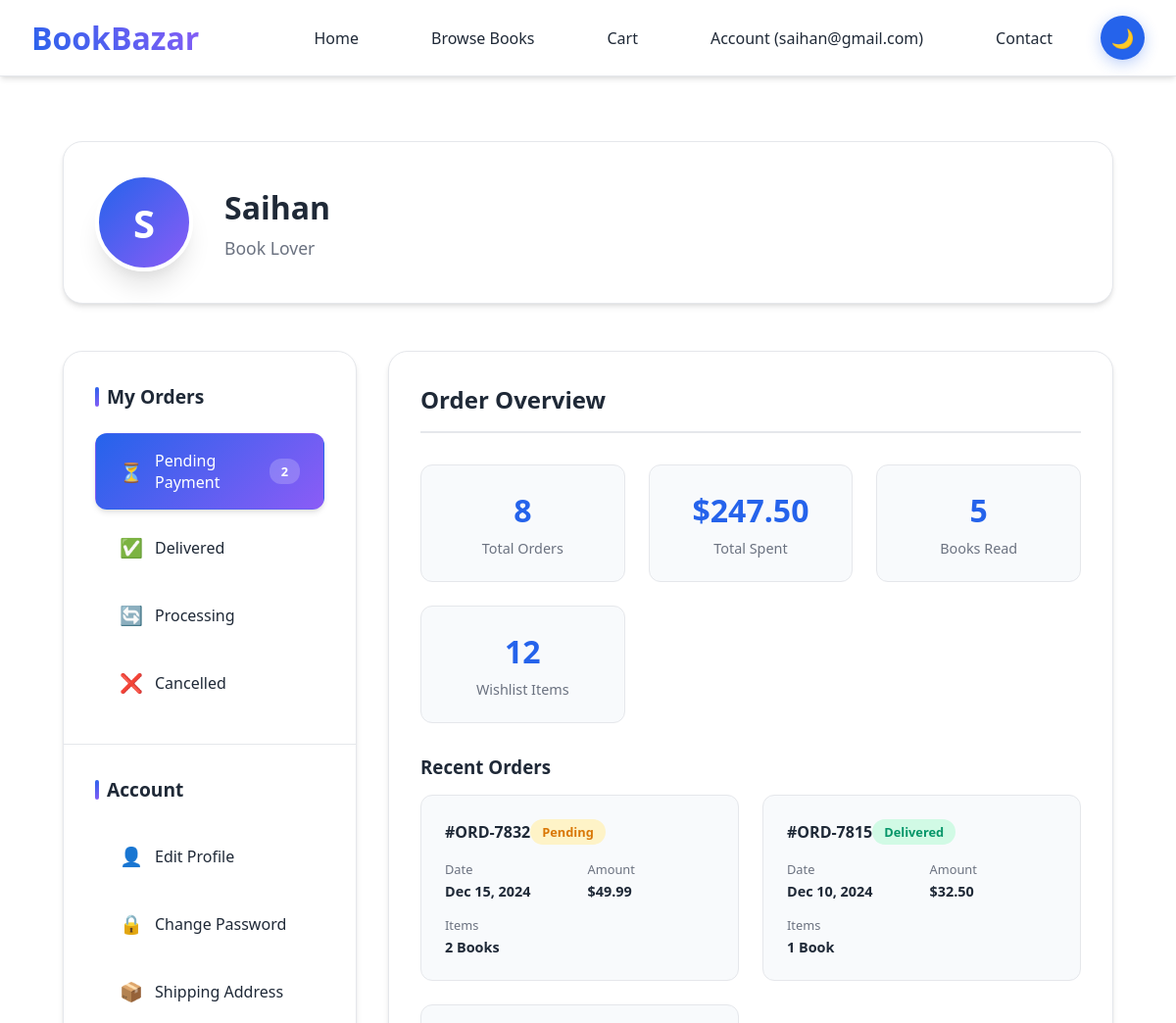
The page /users/profile/ (signed in, upper part) on the database as committed earlier.
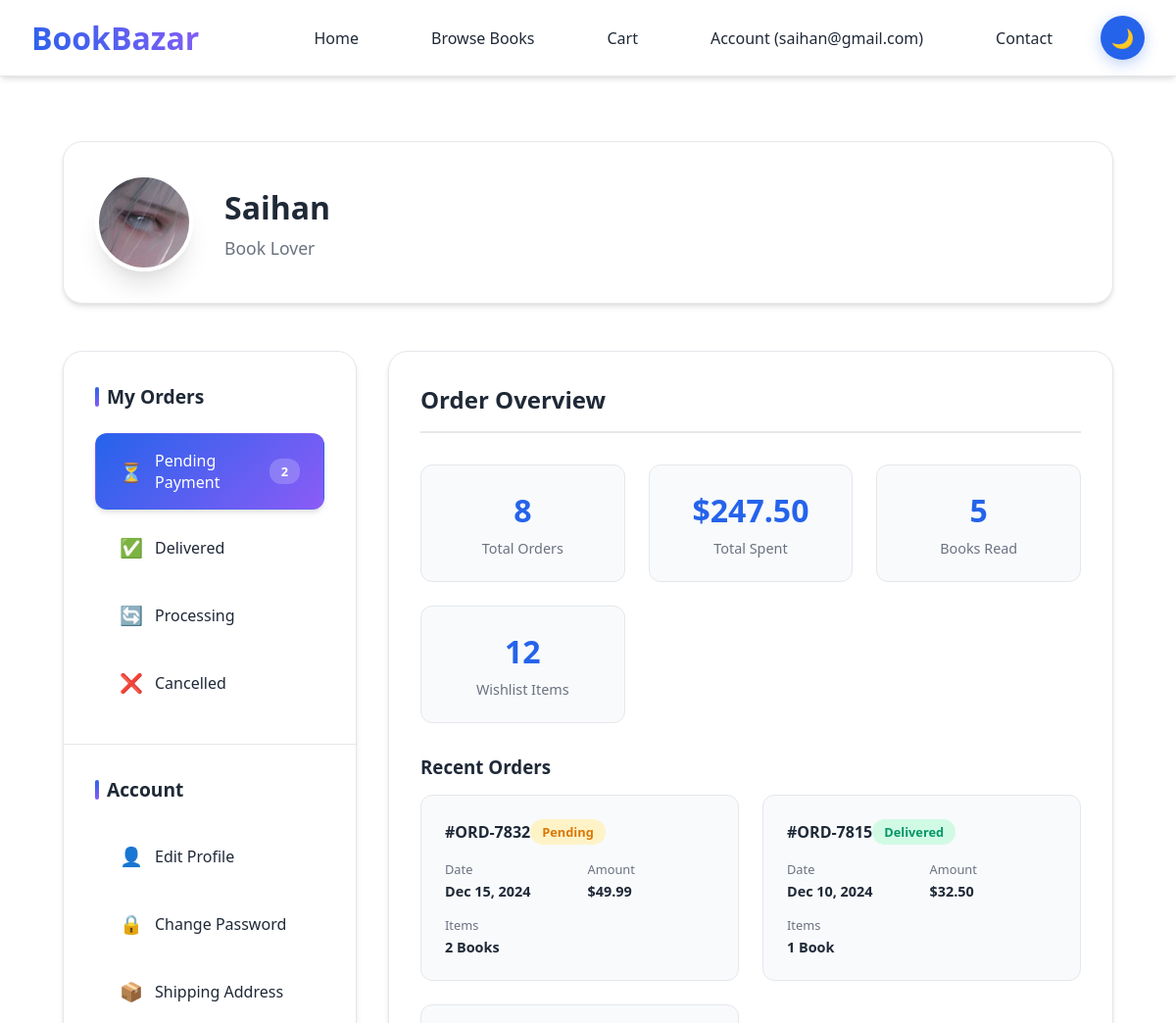
The same page on the database as committed later.
### users/models.py (models this page shows, shortened)
class CustomUser(AbstractUser):
    username = None
    email = models.EmailField(_('email address'), unique=True)
    USERNAME_FIELD = 'email'
    REQUIRED_FIELDS = []
    objects = CustomUserManager()

class UserProfile(models.Model):
    user = models.OneToOneField(
        CustomUser,
        on_delete=models.CASCADE,
        related_name='profile'
    )
    first_name = models.CharField(max_length=30, blank=True)
    last_name = models.CharField(max_length=30, blank=True)
    phone = models.CharField(max_length=20, blank=True)
    birthdate = models.DateField(null=True, blank=True)
    profile_photo = models.ImageField(
        upload_to=user_profile_photo_path,
        blank=True,
        null=True
    )
    newsletter = models.BooleanField(default=True)
    order_updates = models.BooleanField(default=True)
    promotions = models.BooleanField(default=False)
    LANGUAGE_CHOICES = [
        ('en', 'English'),
        ('es', 'Spanish'),
        ('fr', 'French'),
        ('de', 'German'),
    ]
    language = models.CharField(
        max_length=10,
        choices=LANGUAGE_CHOICES,
        default='en'
    )
    CURRENCY_CHOICES = [
        ('usd', 'USD ($)'),
        ('eur', 'EUR (€)'),
        ('gbp', 'GBP (£)'),
    ]
    currency = models.CharField(
        max_length=3,
        choices=CURRENCY_CHOICES,
        default='usd'
    )
    created_at = models.DateTimeField(auto_now_add=True)
    updated_at = models.DateTimeField(auto_now=True)
    class Meta:
        verbose_name = _('User Profile')
        verbose_name_plural = _('User Profiles')

### users/views.py (the view)
# urls.py: path('profile/', views.profile_view, name='profile'),
@login_required
def profile_view(request):
    profile, created = UserProfile.objects.get_or_create(user=request.user)
    context = {
        'user': request.user,
        'categories': [],  # Add empty categories to avoid template errors
        'featured_books': [],  # Add empty featured_books to avoid template errors
    }
    return render(request, 'users/profile.html', context)

### eco/context_processors.py (called while the page is built)
def cart_count(request):
    cart_count = 0
    if request.user.is_authenticated:
        try:
            try:
                cart = Cart.objects.get(user=request.user)
                cart_count = cart.total_items
            except Cart.DoesNotExist:
                order_qs = Order.objects.filter(user=request.user, ordered=False)
                if order_qs.exists():
                    order = order_qs[0]
                    cart_count = order.items.count()
        except Exception as e:
            cart_count = 0
    return {'cart_count': cart_count}

### eco/models.py (called while the page is built)
    @property
    def total_items(self):
        return sum(item.quantity for item in self.items.all())

### templates/users/profile.html (shortened to what the changed rows need)
{% extends "eco/base.html" %} {% block content %}
<div class="profile-container">
  <div class="profile-header">
    <div
      class="avatar-large {% if user.profile.profile_photo %}has-photo{% endif %}"
      style="{% if user.profile.profile_photo %}background-image: url('{{ user.profile.profile_photo.url }}');{% endif %}"
    >
      <div class="avatar-text">{{ user.email|first|upper }}</div>
    </div>
    <div class="user-info">
      <h1 class="user-name">
      </h1>
      <p class="user-title">Book Lover</p>
    </div>
  </div>
  <div class="profile-grid">
    <div class="content-area">
      <div class="content-header">
        <h2 class="content-title">Order Overview</h2>
      </div>
    </div>
  </div>
</div>
{% endblock %}

### templates/eco/base.html (shortened to what this page needs)
<!DOCTYPE html>
<html lang="en">
<head>
</head>
<body>
    <nav class="navbar">
        <div class="nav-container">
            <div class="logo">BookBazar</div>
            <ul class="nav-links">
                <li><a href="/">Home</a></li>
                <li><a href="/products/">Browse Books</a></li>
                <li><a href="/order-summary/">Cart</a></li>
                <li>
                    {% if user.is_authenticated %}
                        <a href="/users/profile/">Account ({{ user.email }})</a>
                    {% else %}
                        <a href="/users/login/">Account</a>
                    {% endif %}
                </li>
                <li><a href="/contact/">Contact</a></li>
                <li>
                    <button id="darkModeToggle" class="dark-mode-btn" title="Toggle dark mode">
                        <span class="dark-mode-icon">🌙</span>
                    </button>
                </li>
            </ul>
        </div>
    </nav>
    <div class="main-content">
        {% block content %}{% endblock %}
    </div>
    {% include 'eco/footer.html' %}
</body>
</html>

Rows that differ between the two databases and show on the page:
changed CustomUser "saihan@gmail.com": profile_photo: picture added; email|first "S" → (not shown)
